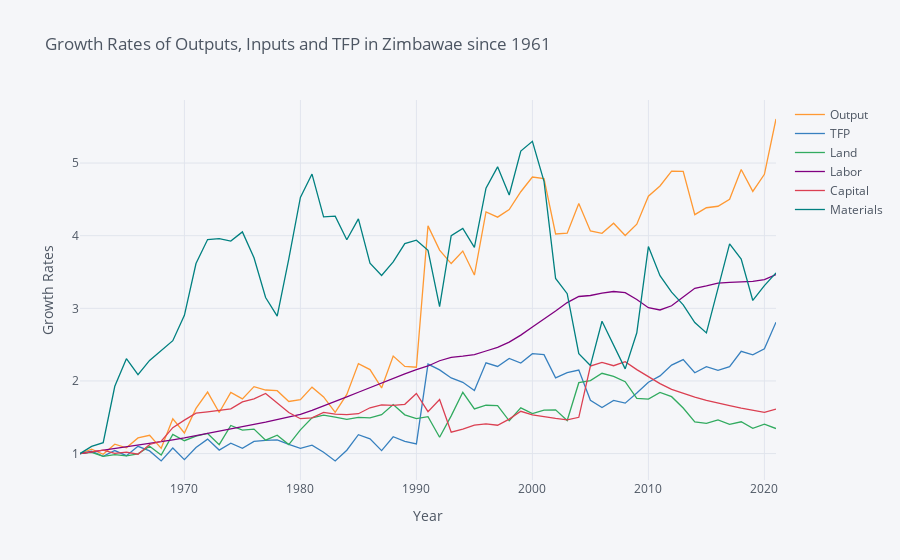

Source (notebook cell):
### Code cell
select = df.xs('ZWE',level='WDI Code').dropna(how='any').droplevel(['Country'])

select = select/select.loc[1961,:]
select.iplot(xTitle="Year", yTitle="Growth Rates", title="Growth Rates of Outputs, Inputs and TFP in Zimbawae since 1961")
